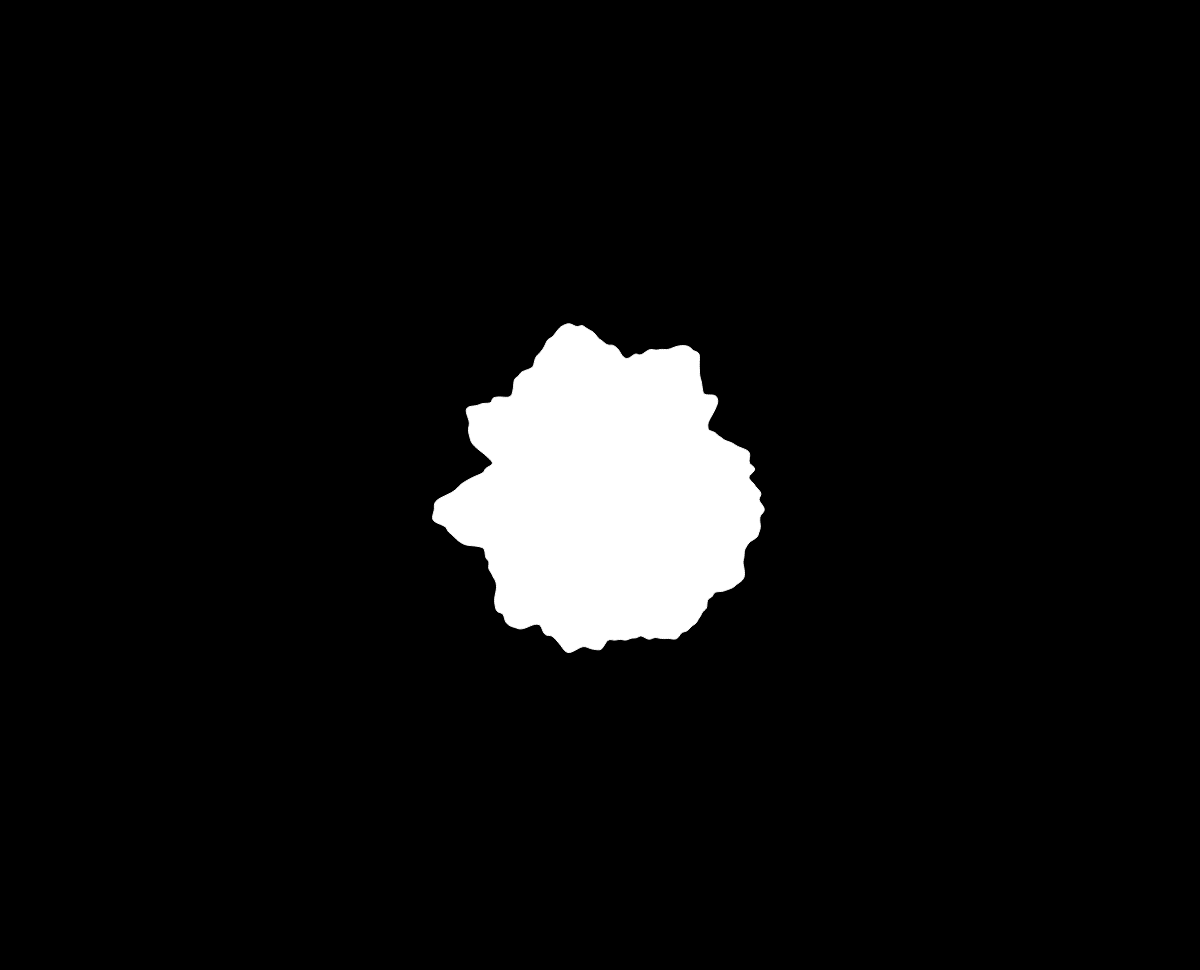
Frame 1 (no input)
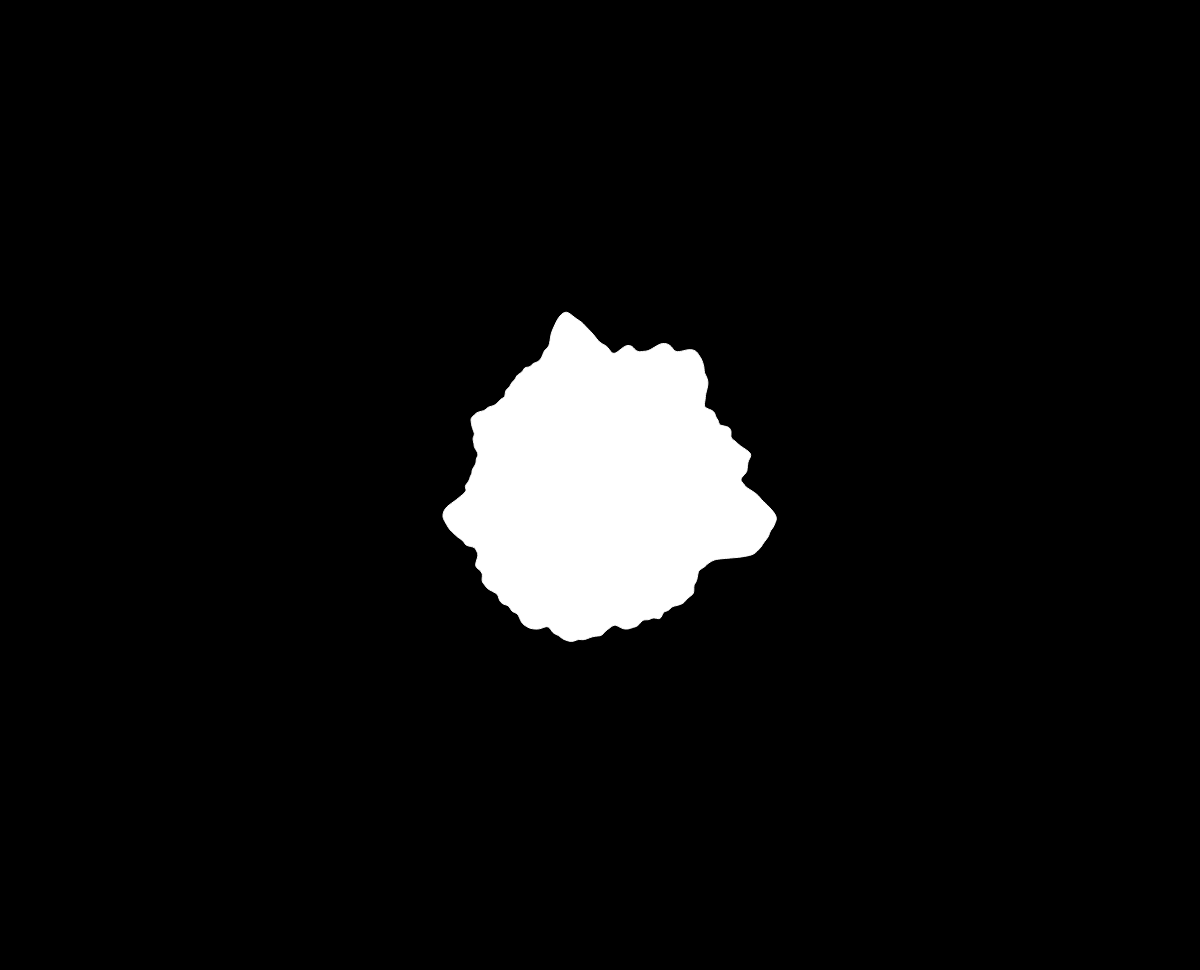
Frame 60 (no input)
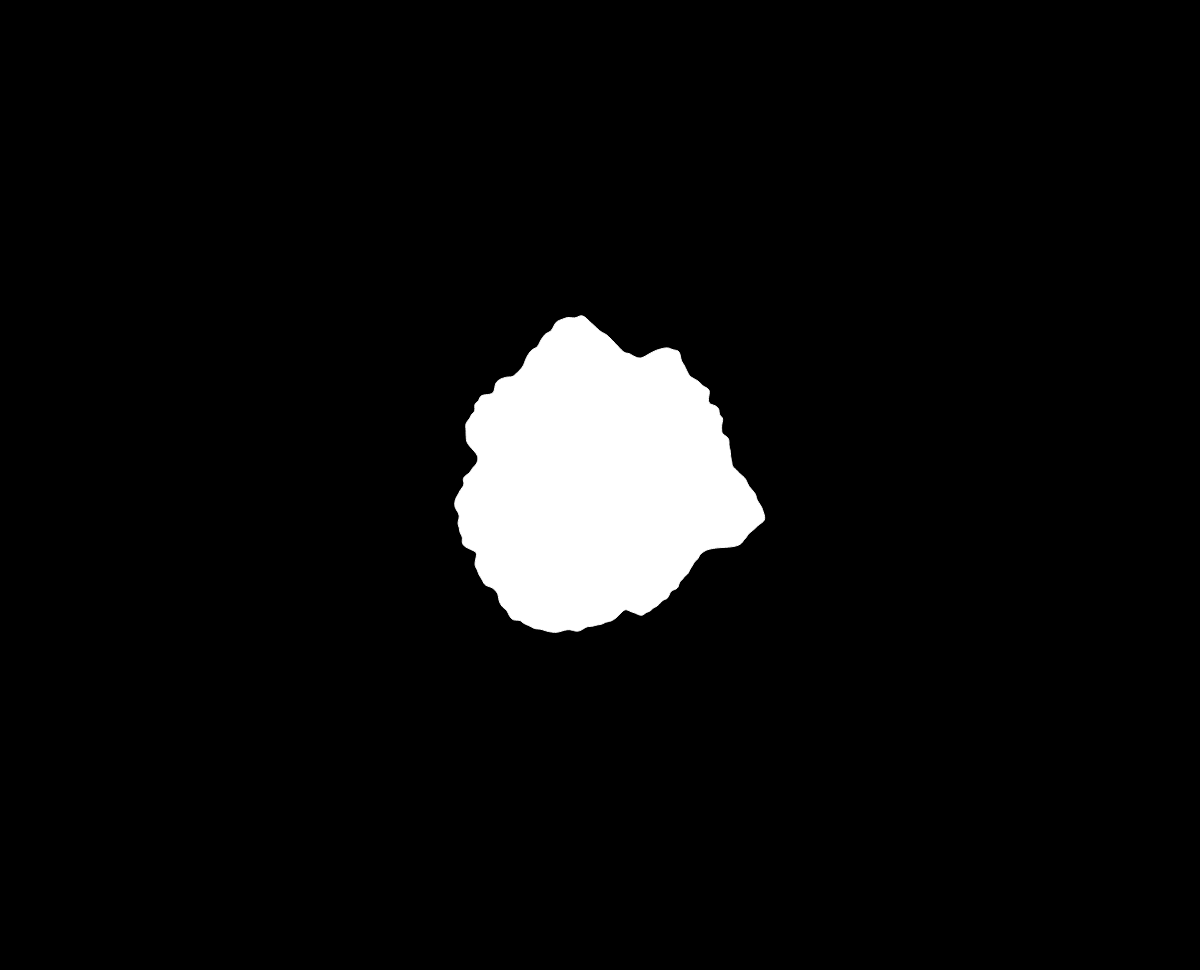
Frame 120 (the mouse pressed at the canvas centre since frame 60)

The p5.js sketch that drew these frames (run headless with seeded random() and noise() and a simulated clock; from frame 60 on, the mouse is pressed at the canvas centre):

// p5.js sketch
// ── sketch.js
let slider
let zoff = 0
// let phase = 0

function setup() {
  createCanvas(innerWidth, innerHeight - 30)
  slider = createSlider(0, 10, 5, 0.1)
}

function draw() {
  background(0)
  translate(width / 2, height / 2)
  stroke(255)
  // noFill()
  beginShape()
  let noiseMax = slider.value()
  for (let a = 0; a < TWO_PI; a += 0.01) {
    let xoff = map(cos(a), -1, 1, 0, noiseMax)
    let yoff = map(sin(a), -1, 1, 0, noiseMax)

    let r = map(noise(xoff, yoff, zoff), 0, 1, 100, 200)
    let x = r * cos(a)
    let y = r * sin(a)
    vertex(x, y)
  }
  endShape(CLOSE)
  zoff += 0.01
  // phase += 0.02
}
